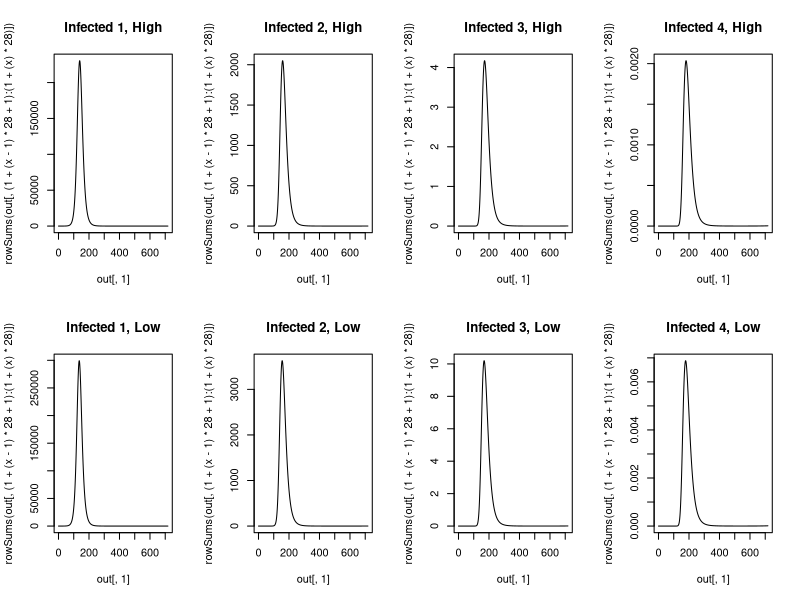
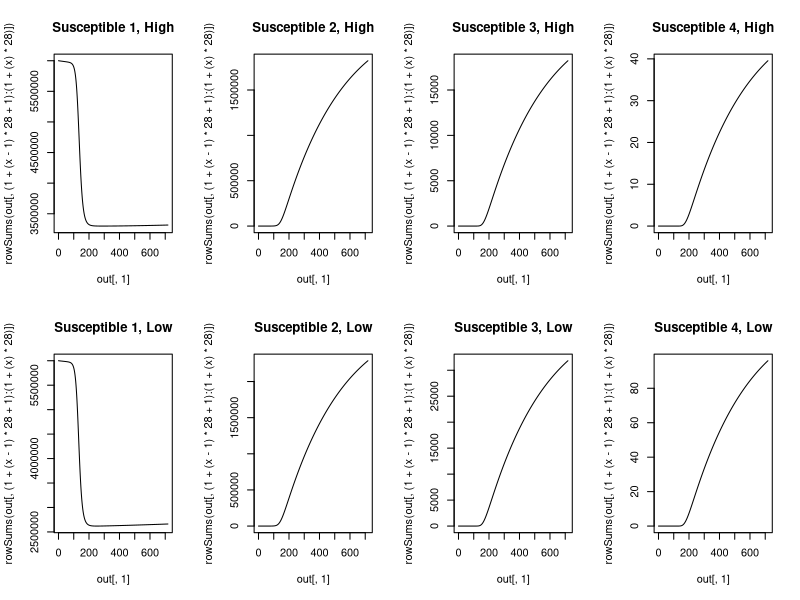
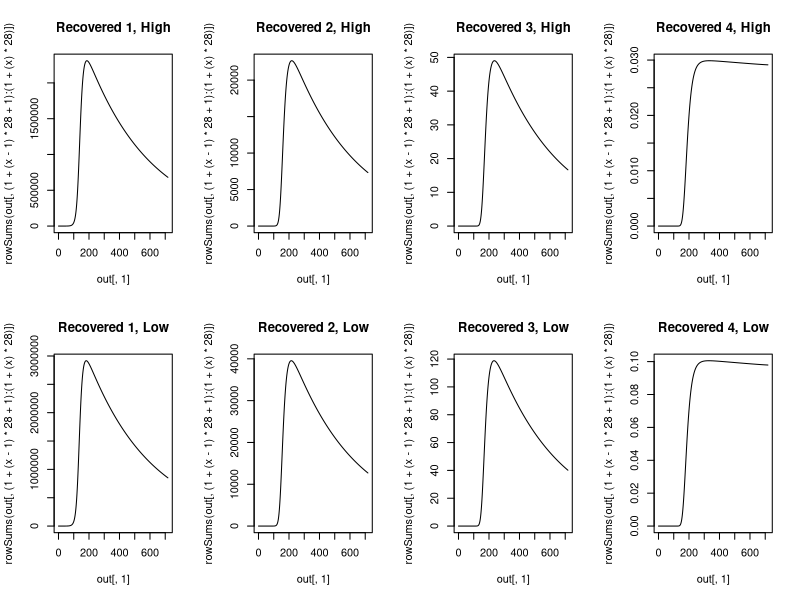

The R script that drew these images, in order:
############################
#CRC info
############################
args = commandArgs(TRUE)
input = as.numeric(args[1])
vac.vec = seq(from = 0, to = 1, by = .2)
vac = vac.vec[input]

library(deSolve)

############################
#Initial condidtions and parameters
############################
percentage_vec <- c(rep(1.8,5), rep(1.8,5), rep(1.84,5), rep(1.86,5),
                    17.2, 15, 12.7, 8.8, 5.5, 2.8, 1.3, 0.2)
percentage_vec <- percentage_vec / 100
initial_conditions <- as.data.frame(matrix(NA, nrow = 28*4, ncol = 3))
initial_conditions[,2] <- rep(1:28,4)
for(i in 1:4){
  x <- i - 1
  initial_conditions[x*(28) + (1:28),1] <- rep(i,28)
}
initial_conditions[,3] <- rep(percentage_vec,4)

susceptible_init_h <- cbind(initial_conditions[,1], initial_conditions[,2], rep(NA, 112))
susceptible_init_h[,3] <- c(initial_conditions[1:28,3] * 6 *10^6, initial_conditions[29:56,3] * 0, 
                            initial_conditions[57:84,3] * 0, initial_conditions[85:112,3] * 0)
susceptible_init_l <- cbind(initial_conditions[,1], initial_conditions[,2], rep(NA, 112))
susceptible_init_l[,3] <- c(initial_conditions[1:28,3] * 6 *10^6, initial_conditions[29:56,3] * 0, 
                            initial_conditions[57:84,3] * 0, initial_conditions[85:112,3] * 0)

infected_init_h <- cbind(initial_conditions[,1], initial_conditions[,2], rep(NA, 112))
infected_init_h[,3] <- c(initial_conditions[1:28,3] * 1, initial_conditions[29:56,3] * 0, 
                         initial_conditions[57:84,3] * 0, initial_conditions[85:112,3] * 0)
infected_init_l <- cbind(initial_conditions[,1], initial_conditions[,2], rep(NA, 112))
infected_init_l[,3] <- c(initial_conditions[1:28,3] * 1, initial_conditions[29:56,3] * 0, 
                         initial_conditions[57:84,3] * 0, initial_conditions[85:112,3] * 0)

recovered_init_h <- cbind(initial_conditions[,1], initial_conditions[,2], rep(NA, 112))
recovered_init_h[,3] <- c(initial_conditions[1:28,3] * 0, initial_conditions[29:56,3] * 0, 
                          initial_conditions[57:84,3] * 0, initial_conditions[85:112,3] * 0)
recovered_init_l <- cbind(initial_conditions[,1], initial_conditions[,2], rep(NA, 112))
recovered_init_l[,3] <- c(initial_conditions[1:28,3] * 0, initial_conditions[29:56,3] * 0, 
                          initial_conditions[57:84,3] * 0, initial_conditions[85:112,3] * 0)


susceptible_h <- function(exposure){
  x <- exposure - 1
  susceptible <- c(susceptible_init_h[(x * 28) + 1:28,3])
}
susceptible_total_h <- sum(susceptible_h(1) + susceptible_h(2) + susceptible_h(3) + susceptible_h(4))
susceptible_l <- function(exposure){
  x <- exposure - 1
  susceptible <- c(susceptible_init_l[(x * 28) + 1:28,3])
}
susceptible_total_l <- sum(susceptible_l(1) + susceptible_l(2) + susceptible_l(3) + susceptible_l(4))

infected_h <- function(exposure){
  x <- exposure - 1
  infected <- c(infected_init_h[(x * 28) + 1:28,3])
} 
infected_total_h <- sum(infected_h(1) + infected_h(2) + infected_h(3) + infected_h(4))
infected_l <- function(exposure){
  x <- exposure - 1
  infected <- c(infected_init_l[(x * 28) + 1:28,3])
} 
infected_total_l <- sum(infected_l(1) + infected_l(2) + infected_l(3) + infected_l(4))

recovered_h <- function(exposure){
  x <- exposure - 1
  recovered <- c(recovered_init_h[(x * 28) + 1:28,3])
} 
recovered_total_h <- sum(recovered_h(1) + recovered_h(2) + recovered_h(3) + recovered_h(4))
recovered_l <- function(exposure){
  x <- exposure - 1
  recovered <- c(recovered_init_l[(x * 28) + 1:28,3])
} 
recovered_total_l <- sum(recovered_l(1) + recovered_l(2) + recovered_l(3) + recovered_l(4))

population_h <- sum(susceptible_total_h + infected_total_h + recovered_total_h)
population_l <- sum(susceptible_total_l + infected_total_l + recovered_total_l)


native <- c(rep(1, 7), rep(0.86, 9), rep(0.842, 4), 0.814, 0.7676, 0.7784, rep(0.809, 5))

parms <- c(beta_h = 0.3447,
           beta_l = 0.4529,
           gamma = 1/4,
           sigma = 1/(365 * 1.2),
           mu = 19 / (1000 * 365),
           delta = c((0.013 / 365), rep(0.001 / 365, 4), rep(0, 10), rep(0.001, 5), 
                     0.002 / 365, 0.0025 / 365, 
                     0.004 / 365, 0.0085 / 365,
                     0.0175 / 365, 0.0425 / 365,
                     0.114 / 365, 0.151 / 365),
           age_window = c(rep(1, 21), rep(10, 7)),
           native = c(rep(1, 7), rep(0.86, 9), rep(0.842, 4), 0.814, 0.7676, 0.7784, rep(0.809, 5)),
           travel <- 1 - native,
           vac_h = vac,
           vac_l = vac)

############################
#MODEL
############################
model <- function(t, y, parms){
  
  beta_h <- parms[1]
  beta_l <- parms[2]
  gamma <- parms[3]
  sigma <- parms[4]
  mu <- parms[5]
  delta <- parms[6:33]
  age_window <- parms[34:61]
  native <- parms[62:89]
  travel <- parms[90:117]
  vac_h <- c(rep(0,8), ifelse((t>(365*30)), parms[118] / 365, 0), rep(0,19))
  vac_l <- c(rep(0,8), ifelse((t>(365*30)), parms[119] / 365, 0), rep(0,19))
  
  S1_h <- y[1:28]
  I1_h <- y[29:56]
  R1_h <- y[57:84]
  S2_h <- y[85:112]
  I2_h <- y[113:140]
  R2_h <- y[141:168]
  S3_h <- y[169:196]
  I3_h <- y[197:224]
  R3_h <- y[225:252]
  S4_h <- y[253:280]
  I4_h <- y[281:308]
  R4_h <- y[309:336]
  
  S1_l <- y[337:364]
  I1_l <- y[365:392]
  R1_l <- y[393:420]
  S2_l <- y[421:448]
  I2_l <- y[449:476]
  R2_l <- y[477:504]
  S3_l <- y[505:532]
  I3_l <- y[533:560]
  R3_l <- y[561:588]
  S4_l <- y[589:616]
  I4_l <- y[617:644]
  R4_l <- y[645:672]
  
  FOI <- y[673]
  FOI_h <- y[674]
  FOI_l <- y[675]
  
  infected_total_h <- sum(sum(I1_h), sum(I2_h), sum(I3_h), sum(I4_h))
  population_h <- y[1:336]
  pop_h <- sum(population_h)
  infected_total_l <- sum(sum(I1_l), sum(I2_l), sum(I3_l), sum(I4_l))
  population_l <- y[337:672]
  pop_l <- sum(population_l)
  
  effective_population_h <- population_h + rep(travel,12) * population_l
  effective_population_h <- sum(effective_population_h)
  effective_population_l <- population_l + rep(travel,12) * population_h
  effective_population_l <- sum(effective_population_l)
  
  #first infection
  dS1_h <-  
    mu * c(pop_h, rep(0,27)) +
    c(0, 1/365 / head(age_window, -1) * head(S1_h, -1)) -
    c(1/365 / head(age_window, -1) * head(S1_h, -1), 0) -
    native * S1_h * (beta_h * infected_total_h / effective_population_h) -
    travel * S1_h * (beta_l * infected_total_l / effective_population_l) -
    S1_h * delta -
    S1_h * vac_h
  dS1_l <-  
    mu * c(pop_l, rep(0,27)) +
    c(0, 1/365 / head(age_window, -1) * head(S1_l, -1)) -
    c(1/365 / head(age_window, -1) * head(S1_l, -1), 0) -
    travel * S1_l * (beta_h * infected_total_h / effective_population_h) -
    native * S1_l * (beta_l * infected_total_l / effective_population_l) -
    S1_l * delta - 
    S1_l * vac_l
  
  dI1_h <- 
    native * S1_h * (beta_h * infected_total_h / effective_population_h) +
    travel * S1_h * (beta_l * infected_total_l / effective_population_l) +
    c(0, 1/365 / head(age_window, -1) * head(I1_h, -1)) -
    c(1/365 / head(age_window, -1) * head(I1_h, -1), 0) -
    I1_h * gamma -
    I1_h * delta
  dI1_l <- 
    travel * S1_l * (beta_h * infected_total_h / effective_population_h) +
    native * S1_l * (beta_l * infected_total_l / effective_population_l) +
    c(0, 1/365 / head(age_window, -1) * head(I1_l, -1)) -
    c(1/365 / head(age_window, -1) * head(I1_l, -1), 0) -
    I1_l * gamma -
    I1_l * delta
  
  FOI <- FOI + (sum(dI1_h+dI1_l) / (sum(dS1_h+dS1_l) + 1))
  FOI_h <- FOI_h + (sum(dI1_h) / (sum(dS1_h)+1))
  FOI_l <- FOI_l + (sum(dI1_l) / (sum(dS1_l)+1))
  
  dR1_h <-
    I1_h * gamma +
    c(0, 1/365 / head(age_window, -1) * head(R1_h, -1)) -
    c(1/365 / head(age_window, -1) * head(R1_h, -1), 0) -
    R1_h * sigma -
    R1_h * delta +
    S1_h * vac_h - 
    R1_h * vac_h
  dR1_l <-
    I1_l * gamma +
    c(0, 1/365 / head(age_window, -1) * head(R1_l, -1)) -
    c(1/365 / head(age_window, -1) * head(R1_l, -1), 0) -
    R1_l * sigma -
    R1_l * delta +
    S1_l * vac_l - 
    R1_l * vac_l
  
  #second infection
  dS2_h <- 
    R1_h * sigma +
    c(0, 1/365 / head(age_window, -1) * head(S2_h, -1)) -
    c(1/365 / head(age_window, -1) * head(S2_h, -1), 0) -
    native * S2_h * (0.75 * beta_h * infected_total_h / effective_population_h) -
    travel * S2_h * (0.75 * beta_l * infected_total_l / effective_population_l) -
    S2_h * delta - 
    S2_h * vac_h
  dS2_l <- 
    R1_l * sigma +
    c(0, 1/365 / head(age_window, -1) * head(S2_l, -1)) -
    c(1/365 / head(age_window, -1) * head(S2_l, -1), 0) -
    travel * S2_l * (0.75 * beta_h * infected_total_h / effective_population_h) -
    native * S2_l * (0.75 * beta_l * infected_total_l / effective_population_l) -
    S2_l * delta - 
    S2_l * vac_l
  
  dI2_h <- 
    native * S2_h * (0.75 * beta_h * infected_total_h / effective_population_h) +
    travel * S2_h * (0.75 * beta_l * infected_total_l / effective_population_l) +
    c(0, 1/365 / head(age_window, -1) * head(I2_h, -1)) -
    c(1/365 / head(age_window, -1) * head(I2_h, -1), 0) -
    I2_h * gamma -
    I2_h * delta
  dI2_l <- 
    travel * S2_l * (0.75 * beta_h * infected_total_h / effective_population_h) +
    native * S2_l * (0.75 * beta_l * infected_total_l / effective_population_l) +
    c(0, 1/365 / head(age_window, -1) * head(I2_l, -1)) -
    c(1/365 / head(age_window, -1) * head(I2_l, -1), 0) -
    I2_l * gamma -
    I2_l * delta
  
  FOI <- FOI + (sum(dI2_h+dI2_l) / (sum(dS2_h+dS2_l) + 1))
  FOI_h <- FOI_h + (sum(dI2_h) / (sum(dS2_h)+1))
  FOI_l <- FOI_l + (sum(dI2_l) / (sum(dS2_l)+1))
  
  dR2_h <-  
    I2_h * gamma +  
    c(0, 1/365 / head(age_window, -1) * head(R2_h, -1)) -
    c(1/365 / head(age_window, -1) * head(R2_h, -1), 0) -
    R2_h * sigma -
    R2_h * delta +
    R1_h * vac_h +
    S2_h * vac_h -
    R2_h * vac_h
  dR2_l <-  
    I2_l * gamma +  
    c(0, 1/365 / head(age_window, -1) * head(R2_l, -1)) -
    c(1/365 / head(age_window, -1) * head(R2_l, -1), 0) -
    R2_l * sigma -
    R2_l * delta + 
    R1_l * vac_l +
    S2_l * vac_l -
    R2_l * vac_l
  
  #third infection
  dS3_h <- 
    R2_h * sigma + 
    c(0, 1/365 / head(age_window, -1) * head(S3_h, -1)) -
    c(1/365 / head(age_window, -1) * head(S3_h, -1), 0) -
    native * S3_h * (0.5 * beta_h * infected_total_h / effective_population_h) -
    travel * S3_h * (0.5 * beta_l * infected_total_l / effective_population_l) -
    S3_h * delta -
    S3_h * vac_h
  dS3_l <- 
    R2_l * sigma + 
    c(0, 1/365 / head(age_window, -1) * head(S3_l, -1)) -
    c(1/365 / head(age_window, -1) * head(S3_l, -1), 0) -
    travel * S3_l * (0.5 * beta_h * infected_total_h / effective_population_h) -
    native * S3_l * (0.5 * beta_l * infected_total_l / effective_population_l) -
    S3_l * delta -
    S3_l * vac_l
  
  dI3_h <- 
    native * S3_h * (0.5 * beta_h * infected_total_h / effective_population_h) +
    travel * S3_h * (0.5 * beta_l * infected_total_l / effective_population_l) +
    c(0, 1/365 / head(age_window, -1) * head(I3_h, -1)) -
    c(1/365 / head(age_window, -1) * head(I3_h, -1), 0) -
    I3_h * gamma -
    I3_h * delta
  dI3_l <- 
    travel * S3_l * (0.5 * beta_h * infected_total_h / effective_population_h) +
    native * S3_l * (0.5 * beta_l * infected_total_l / effective_population_l) +
    c(0, 1/365 / head(age_window, -1) * head(I3_l, -1)) -
    c(1/365 / head(age_window, -1) * head(I3_l, -1), 0) -
    I3_l * gamma -
    I3_l * delta
  
  FOI <- FOI + (sum(dI3_h+dI1_l) / (sum(dS3_h+dS3_l) + 1))
  FOI_h <- FOI_h + (sum(dI3_h) / (sum(dS3_h)+1))
  FOI_l <- FOI_l + (sum(dI3_l) / (sum(dS3_l)+1))
  
  dR3_h <- 
    I3_h * gamma +
    c(0, 1/365 / head(age_window, -1) * head(R3_h, -1)) -
    c(1/365 / head(age_window, -1) * head(R3_h, -1), 0) -
    R3_h * sigma -
    R3_h * delta + 
    R2_h * vac_h +
    S3_h * vac_h -
    R3_h * vac_h
  dR3_l <- 
    I3_l * gamma +
    c(0, 1/365 / head(age_window, -1) * head(R3_l, -1)) -
    c(1/365 / head(age_window, -1) * head(R3_l, -1), 0) -
    R3_l * sigma -
    R3_l * delta +
    R3_l * vac_l +
    S3_l * vac_l - 
    R3_l * vac_l
  
  #fourth infection
  dS4_h <- 
    R3_h * sigma +
    c(0, 1/365 / head(age_window, -1) * head(S4_h, -1)) -
    c(1/365 / head(age_window, -1) * head(S4_h, -1), 0) -
    native * S4_h * (0.25 * beta_h * infected_total_h / effective_population_h) -
    travel * S4_h * (0.25 * beta_l * infected_total_l / effective_population_l) -
    S4_h * delta - 
    S4_h * vac_h
  dS4_l <- 
    R3_l * sigma +
    c(0, 1/365 / head(age_window, -1) * head(S4_l, -1)) -
    c(1/365 / head(age_window, -1) * head(S4_l, -1), 0) -
    travel * S4_l * (0.25 * beta_h * infected_total_h / effective_population_h) -
    native * S4_l * (0.25 * beta_l * infected_total_l / effective_population_l) -
    S4_l * delta - 
    S4_l * vac_l
  
  dI4_h <- 
    native * S4_h * (0.25 * beta_h * infected_total_h / effective_population_h) +
    travel * S4_h * (0.25 * beta_l * infected_total_l / effective_population_l) +
    c(0, 1/365 / head(age_window, -1) * head(I4_h, -1)) -
    c(1/365 / head(age_window, -1) * head(I4_h, -1), 0) -
    I4_h * gamma -
    I4_h * delta
  dI4_l <- 
    travel * S4_l * (0.25 * beta_h * infected_total_h / effective_population_h) +
    native * S4_l * (0.25 * beta_l * infected_total_l / effective_population_l) +
    c(0, 1/365 / head(age_window, -1) * head(I4_l, -1)) -
    c(1/365 / head(age_window, -1) * head(I4_l, -1), 0) -
    I4_l * gamma -
    I4_l * delta
  
  FOI <- FOI + (sum(dI4_h+dI4_l) / (sum(dS4_h+dS4_l) + 1))
  FOI_h <- FOI_h + (sum(dI4_h) / (sum(dS4_h)+1))
  FOI_l <- FOI_l + (sum(dI4_l) / (sum(dS4_l)+1))
  
  dR4_h <- 
    I4_h * gamma +
    c(0, 1/365 / head(age_window, -1) * head(R4_h, -1)) -
    c(1/365 / head(age_window, -1) * head(R4_h, -1), 0) -
    R4_h * delta +
    R3_h * vac_h +
    S4_h * vac_h
  dR4_l <- 
    I4_l * gamma +
    c(0, 1/365 / head(age_window, -1) * head(R4_l, -1)) -
    c(1/365 / head(age_window, -1) * head(R4_l, -1), 0) -
    R4_l * delta + 
    R3_l * vac_l +
    S4_l * vac_l
  
  
  list(c(dS1_h, dI1_h, dR1_h,
         dS2_h, dI2_h, dR2_h,
         dS3_h, dI3_h, dR3_h,
         dS4_h, dI4_h, dR4_h,
         dS1_l, dI1_l, dR1_l,
         dS2_l, dI2_l, dR2_l,
         dS3_l, dI3_l, dR3_l,
         dS4_l, dI4_l, dR4_l, 
         FOI, FOI_h, FOI_l))
  
}

############################
#RUN MODEL
############################
y_init <- c(susceptible_h(1), infected_h(1), recovered_h(1),
            susceptible_h(2), infected_h(2), recovered_h(2),
            susceptible_h(3), infected_h(3), recovered_h(3),
            susceptible_h(4), infected_h(4), recovered_h(4),
            susceptible_l(1), infected_l(1), recovered_l(1),
            susceptible_l(2), infected_l(2), recovered_l(2),
            susceptible_l(3), infected_l(3), recovered_l(3),
            susceptible_l(4), infected_l(4), recovered_l(4),
            0, 0, 0)
times <- seq(from = 0, to = 365 * 50, by = .1)
out <- ode(times = times, y = y_init, func = model, parms = parms)

############################
#PROCESSING
############################
#png(filename = paste('infections_', input, '.png', sep = ''))
#par(mfrow = c(2,2))
#infected_names <- c("Infected 1", "Infected 2", "Infected 3", "Infected 4")
#for(i in 0:3){
#  x <- 2 + 3 * i
#  y <- x + 12
#  legend_y <- max(rowSums(out[,(1+(x-1)*28+1):(1+(x)*28)]))
#  {plot(out[,1],rowSums(out[,(1+(x-1)*28+1):(1+(x)*28)]),type='l', 
#        col = "red", lwd = 2, ylab = '',
#        main = infected_names[i + 1])
#    lines(out[,1],rowSums(out[,(1+(y-1)*28+1):(1+(y)*28)]),type='l', lwd = 2)
#    legend(8000, (2/3) * legend_y, legend=c("High SES", "Low SES"),
#           col=c("red", "black"), lwd = c(2,2), cex=0.8)
#  }}
#dev.off()


############################
#OUTPUT
############################
#out_last <- out[nrow(out),]
#FOI <- out[,674]
#FOI_h <- out[,675]
#FOI_l <- out[,676]
#save(out_last, file = paste('output_', input, '.RData', sep = ''))
#save(FOI, file = paste('FOI_', input, '.RData', sep = ''))
#save(FOI_h, file = paste('FOI.h_', input, '.RData', sep = ''))
#save(FOI_l, file = paste('FOI.l_', input, '.RData', sep = ''))

#plot infected
png(filename = paste('infected_', input, '.png', sep = ''))
par(mfrow = c(2,4))
infected_names <- c("Infected 1, High", "Infected 2, High", 
                    "Infected 3, High", "Infected 4, High",
                    "Infected 1, Low", "Infected 2, Low", 
                    "Infected 3, Low", "Infected 4, Low")
for(i in 0:7){
  x <- 2 + 3 * i
  plot(out[,1],rowSums(out[,(1+(x-1)*28+1):(1+(x)*28)]),type='l', 
       col = "black",
       main = infected_names[i + 1])
}
dev.off()

#Plot susceptible
png(filename = paste('susceptible_', input, '.png', sep = ''))
par(mfrow = c(2,4))
susceptible_names <- c("Susceptible 1, High", "Susceptible 2, High", 
                       "Susceptible 3, High", "Susceptible 4, High",
                       "Susceptible 1, Low", "Susceptible 2, Low", 
                       "Susceptible 3, Low", "Susceptible 4, Low")
for(i in 0:7){
  x <- 1 + 3 * i
  plot(out[,1],rowSums(out[,(1+(x-1)*28+1):(1+(x)*28)]),type='l', 
         col = "black", main = susceptible_names[i + 1])
}
dev.off()

#plot recovered
png(filename = paste('recovered_', input, '.png', sep = ''))
par(mfrow = c(2,4))
recovered_names <- c("Recovered 1, High", "Recovered 2, High", 
                     "Recovered 3, High", "Recovered 4, High",
                     "Recovered 1, Low", "Recovered 2, Low", 
                     "Recovered 3, Low", "Recovered 4, Low")
for(i in 0:7){
  x <- 3 + 3 * i
  plot(out[,1],rowSums(out[,(1+(x-1)*28+1):(1+(x)*28)]),type='l', 
         col = "black", main = recovered_names [i + 1])
}
dev.off()
